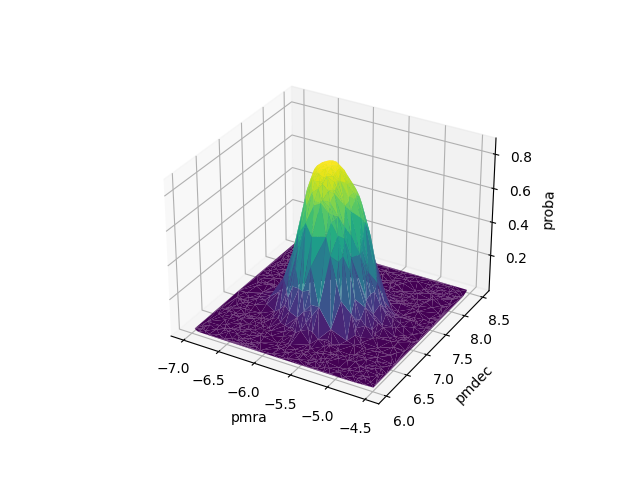

Recreate this plot in Python.
import matplotlib.pyplot as plt
import numpy as np
from scipy.stats import multivariate_normal

from scludam import DBME, SHDBSCAN
from scludam.synthetic import (
    BivariateUniform,
    StarCluster,
    StarField,
    Synthetic,
    UniformFrustum,
    polar_to_cartesian,
)

# generate some data

fmix = 0.9
n = 1000
n_clusters = 1
cmix = (1 - fmix) / n_clusters

field = StarField(
    pm=BivariateUniform(locs=(-7, 6), scales=(2.5, 2.5)),
    space=UniformFrustum(locs=(118, -31, 1.2), scales=(6, 6, 0.9)),
    n_stars=int(n * fmix),
)
clusters = [
    StarCluster(
        space=multivariate_normal(mean=polar_to_cartesian([121, -28, 1.6]), cov=50),
        pm=multivariate_normal(mean=(-5.75, 7.25), cov=1.0 / 34),
        n_stars=int(n * cmix),
    ),
]
df = Synthetic(star_field=field, clusters=clusters).rvs()

data = df[["pmra", "pmdec"]].values

# create some random observational error
random_error = np.random.normal(0, 0.1, data.shape)

# calculate some initial probabilities
shdbscan = SHDBSCAN(
    min_cluster_size=150, noise_proba_mode="outlier", auto_allow_single_cluster=True
).fit(data)

# use DBME to fit HKDE models and calculate membership probabilities
dbme = DBME().fit(data, shdbscan.proba, random_error)
print(dbme.posteriors)
# [[9.45802647e-01 5.41973532e-02]
#  ...
#  [2.77988823e-01 7.22011177e-01]]

# plot to compare initial probabilities with membership probabilities
shdbscan.surfplot(cols=["pmra", "pmdec"])
dbme.surfplot(cols=["pmra", "pmdec"])
plt.show()
